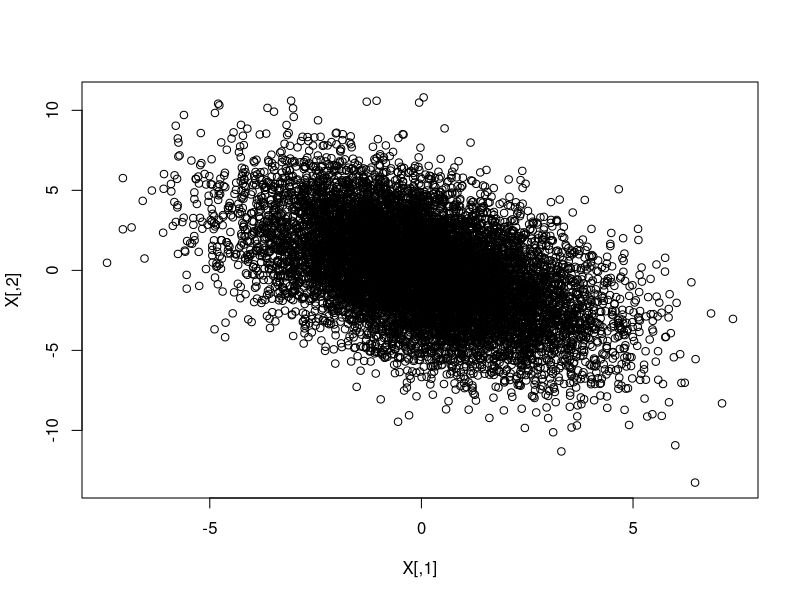

Generate this figure with R:
N <- 10000
sigma <- matrix(c(4,-3,-3,9),2,2)
#We now seek to find a matrix M such that M times its transpose equals sigma. There are many matrices that do this; one of them is the transpose of the Cholesky square root:
M <- t(chol(sigma))
M %*% t(M) == sigma
# We now recall that if Z is a random vector and M is a matrix, then the covariance matrix of MZ equals M cov(Z) Mt. It is very easy to simulate normal random vectors whose covariance matrix is the identity matrix; this is accomplished whenever the vector components are independent standard normals. Thus, we obtain a multivariate normal random vector with covariance matrix sigma if we first generate a standard normal vector and then multiply by the matrix M above. Let us create a dataset with 200 such vectors:
Z <- matrix(rnorm(N*2),2,N) # 2 rows, N columns
X <- t(M %*% Z)
#The transpose above is taken so that X becomes a 200x2 matrix, since R prefers to have the columns as the vector components rather than the rows. Let us now plot the randomly generated normals and find the sample mean and covariance.
plot(X)
Xbar <- apply(X,2,mean)
S <- cov(X)

Xtrue <- cbind(rep(1,N),X)
alpha <- 10
beta1 <- 3
beta2 <- 2

B <- c(alpha,beta1,beta2)

eps <- rnorm(N)

# generate y
y <- Xtrue %*% B + eps

# generate observed X
X <- cbind(rep(1,N),X[, 1])

lm(y ~ 0 + X)
lm(Xtrue[, 3] ~ Xtrue[, 2])